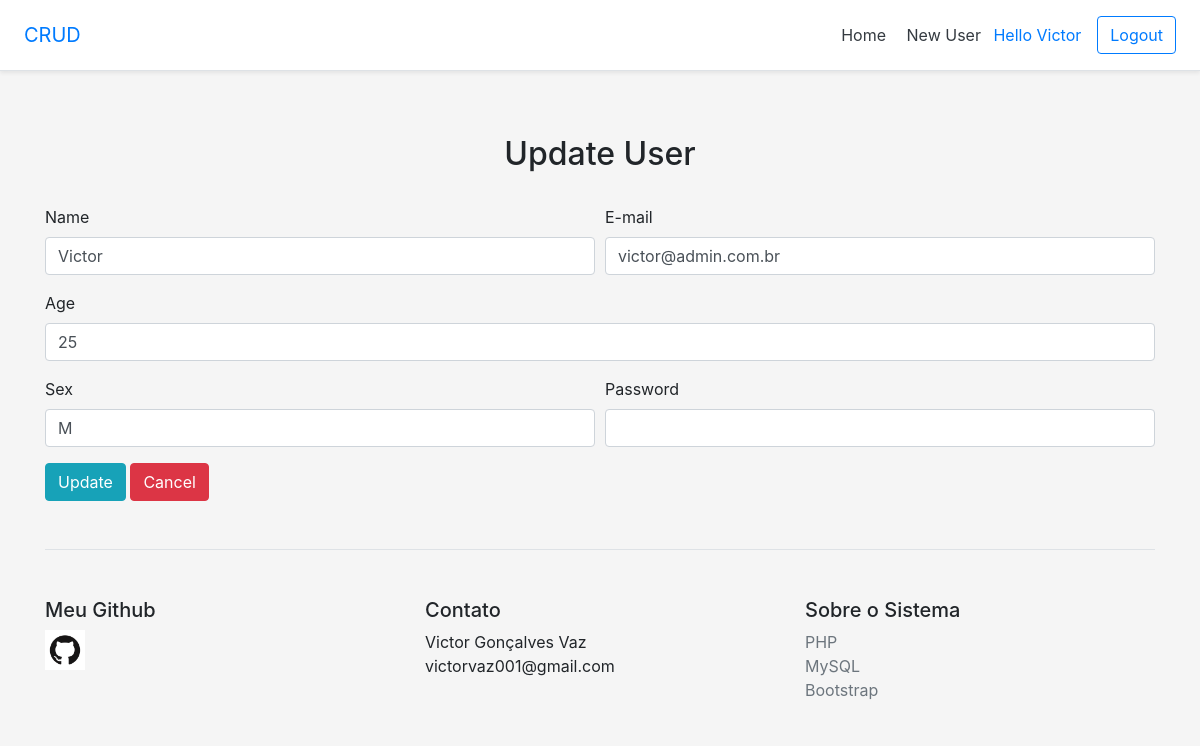
Screenshot of /updateuser.php?id=13 (signed in) with the database file from the repository.
### tables this page shows
CREATE TABLE `aluno` (
  `id` int NOT NULL AUTO_INCREMENT,
  `nome` varchar(50) DEFAULT NULL,
  `email` varchar(50) DEFAULT NULL,
  `idade` int DEFAULT NULL,
  `sexo` char(1) DEFAULT NULL,
  `senha` varchar(32) DEFAULT NULL,
  PRIMARY KEY (`id`)
);

### updateuser.php (the view, shortened to what this page needs)
<?php
require 'config.php';
if(isset($_GET["id"]) && !empty($_GET["id"])){
    $id = addslashes($_GET["id"]);
    $sql = "SELECT * FROM aluno WHERE id = '$id'";
    $sql = $pdo->query($sql);
    if($sql->rowCount() > 0){
      $dado = $sql->fetch();
    } else {
      header("Location: index.php");
    }
}
?>
<!DOCTYPE html>
<html>
<head>
	<link rel="stylesheet" href="https://stackpath.bootstrapcdn.com/bootstrap/4.5.2/css/bootstrap.min.css">
</head>
<body style="background-color: #f5f5f5;">
   <div class="d-flex flex-column flex-md-row align-items-center p-3 px-md-4 mb-3 bg-white border-bottom shadow-sm">
  <h5 class="my-0 mr-md-auto font-weight-normal"><a href="index.php"
    style="text-decoration: none;">CRUD</h5></a>
  <nav class="my-2 my-md-0 mr-md-3">
    <a class="p-2 text-dark" href="index.php">Home</a>
    <a class="p-2 text-dark" href="adduser.php">New User</a>
    <?php
    if(isset($_SESSION["id"]) && !empty($_SESSION["id"])){
      $nome = $_SESSION["nome"];
      echo '<a href="index.php"> Hello '.$nome.'</a>';
    } else {
      header("Location: login.php");
    }
    ?>
  </nav>
 <a class="btn btn-outline-primary" href="logout.php">Logout</a>
</div>
	<div class=container>
		<div class="pricing-header px-3 py-3 pt-md-5 pb-md-4 mx-auto text-center">
  <h2 class="display-5">Update User</h2>
</div>
	<form method="POST">
  <div class="form-row">
    <div class="form-group col-md-6">
      <label for="nome">Name</label>
      <input type="text" class="form-control" name="nome" value="<?php echo $dado["nome"]; ?>">
    </div>
    <div class="form-group col-md-6">
      <label for="email">E-mail</label>
      <input type="email" class="form-control" name="email" value="<?php echo $dado["email"]; ?>">
    </div>
  </div>
  <div class="form-group">
    <label for="idade">Age</label>
    <input type="number" class="form-control" name="idade" value="<?php echo $dado["idade"]; ?>">
  </div>
  <div class="form-row">
    <div class="form-group col-md-6">
      <label for="sexo">Sex</label>
      <input type="sexo" class="form-control" name="sexo" value="<?php echo $dado["sexo"]; ?>">
    </div>
    <div class="form-group col-md-6">
      <label for="senha">Password</label>
      <input type="password" class="form-control" name="senha" maxlength="10" required>
    </div>
  </div>
  <button type="submit" class="btn btn-info">Update</button>
   <a type="submit" class="btn btn-danger" href="index.php">Cancel</a>
</form>
	<footer class="pt-4 my-md-5 pt-md-5 border-top">
    <div class="row">
      <div class="col-6 col-md">
      	<h5>Meu Github</h5>
        <a href="https://github.com/victorvaz001/ProjetosPHP" target="_blank"><img class="mb-2" src="GitHub-Mark.png" alt="" width="40" height="40"></a>
      </div>
      <div class="col-6 col-md">
        <h5>Contato</h5>
        <ul class="list-unstyled text-small">
          <li><p>Victor Gonçalves Vaz<br/>victorvaz001@gmail.com</p></li>
        </ul>
      </div>
      <div class="col-6 col-md">
        <h5>Sobre o Sistema</h5>
        <ul class="list-unstyled text-small">
          <li><a class="text-muted" href="https://www.php.net/" target="_blank">PHP</a></li>
          <li><a class="text-muted" href="https://www.mysql.com/" target="_blank">MySQL</a></li>
          <li><a class="text-muted" href="https://getbootstrap.com/" target="_blank">Bootstrap</a></li>
        </ul>
      </div>
    </div>
  </footer>
	</div>
</body>
</html>

### rows the page displays
aluno: nome "Victor", email "victor@admin.com.br", idade "25", sexo "M"

### other values shown
$nome "Victor"
